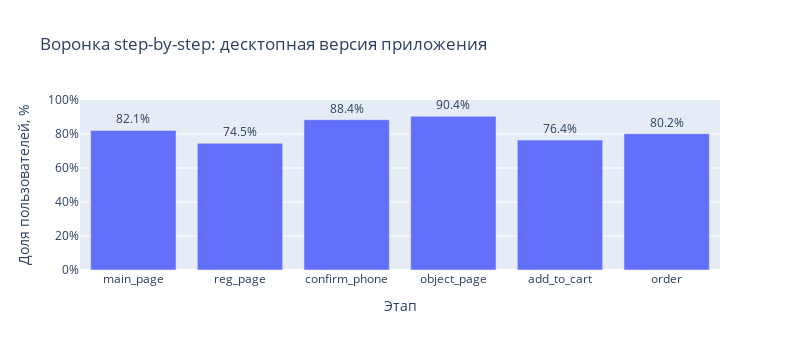
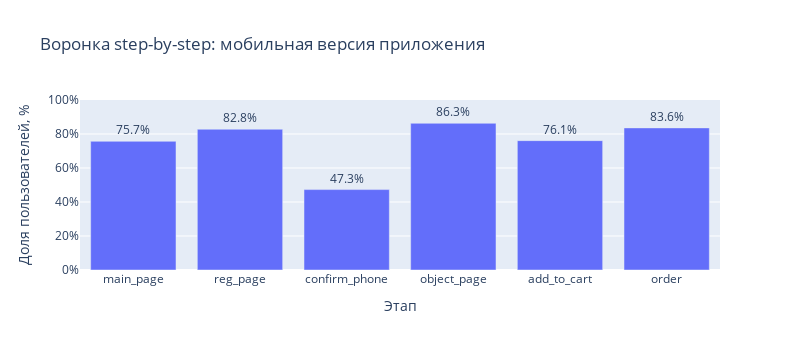

These figures' notebook cell, in order:
### Code cell
# Строим воронки step-by-step для мобильной и декстопной версий
df_funnel_desktop = (df_filtered[df_filtered['device_type'] == 'Desktop']
                     .groupby('step', as_index=False)['user_id']
                     .nunique()
                     .rename(columns={'user_id': 'cnt_users'}))

df_funnel_desktop['sbs_funnel'] = (df_funnel_desktop['cnt_users'] / df_funnel_desktop['cnt_users'].shift(1)).round(3)

df_funnel_mobile = (df_filtered[df_filtered['device_type'] == 'Mobile']
                     .groupby('step', as_index=False)['user_id']
                     .nunique()
                     .rename(columns={'user_id': 'cnt_users'}))

df_funnel_mobile['sbs_funnel'] = (df_funnel_mobile['cnt_users'] / df_funnel_mobile['cnt_users'].shift(1)).round(3)

# Визуализируем step-by-step воронки
fig1 = px.bar(df_funnel_desktop.iloc[1:],
             x='step',
             y='sbs_funnel',
             text='sbs_funnel',
             title='Воронка step-by-step: десктопная версия приложения',
             labels={'classic_funnel': 'Доля пользователей', 'step': 'Этап'})

fig1.update_traces(texttemplate='%{text:.1%}', textposition='outside')
fig1.update_layout(yaxis=dict(tickformat='.0%', range=[0,1], title='Доля пользователей, %'))
fig1.update_layout(width=800, height=350)

fig2 = px.bar(df_funnel_mobile.iloc[1:],
             x='step',
             y='sbs_funnel',
             text='sbs_funnel',
             title='Воронка step-by-step: мобильная версия приложения',
             labels={'sbs_funnel': 'Доля пользователей', 'step': 'Этап'})

fig2.update_traces(texttemplate='%{text:.1%}', textposition='outside')
fig2.update_layout(yaxis=dict(tickformat='.0%', range=[0,1], title='Доля пользователей, %'))
fig2.update_layout(width=800, height=350)

fig1.show()
fig2.show()

### Figure 1 — Plotly figure (JSON) as saved in the notebook; plotly's stock layout.template omitted (floating-point values rounded to 4 significant figures)
{"data": [{"hovertemplate": "Этап=%{x}<br>sbs_funnel=%{text}<extra></extra>", "legendgroup": "", "marker": {"color": "#636efa", "pattern": {"shape": ""}}, "name": "", "orientation": "v", "showlegend": false, "text": [0.821, 0.745, 0.884, 0.904, 0.764, 0.802], "textposition": "outside", "texttemplate": "%{text:.1%}", "type": "bar", "x": ["main_page", "reg_page", "confirm_phone", "object_page", "add_to_cart", "order"], "xaxis": "x", "y": [0.821, 0.745, 0.884, 0.904, 0.764, 0.802], "yaxis": "y"}], "layout": {"barmode": "relative", "height": 350, "legend": {"tracegroupgap": 0}, "title": {"text": "Воронка step-by-step: десктопная версия приложения"}, "width": 800, "xaxis": {"anchor": "y", "domain": [0, 1], "title": {"text": "Этап"}}, "yaxis": {"anchor": "x", "domain": [0, 1], "range": [0, 1], "tickformat": ".0%", "title": {"text": "Доля пользователей, %"}}}}

### Figure 2 — Plotly figure (JSON) as saved in the notebook; plotly's stock layout.template omitted (floating-point values rounded to 4 significant figures)
{"data": [{"hovertemplate": "Этап=%{x}<br>Доля пользователей=%{text}<extra></extra>", "legendgroup": "", "marker": {"color": "#636efa", "pattern": {"shape": ""}}, "name": "", "orientation": "v", "showlegend": false, "text": [0.757, 0.828, 0.473, 0.863, 0.761, 0.836], "textposition": "outside", "texttemplate": "%{text:.1%}", "type": "bar", "x": ["main_page", "reg_page", "confirm_phone", "object_page", "add_to_cart", "order"], "xaxis": "x", "y": [0.757, 0.828, 0.473, 0.863, 0.761, 0.836], "yaxis": "y"}], "layout": {"barmode": "relative", "height": 350, "legend": {"tracegroupgap": 0}, "title": {"text": "Воронка step-by-step: мобильная версия приложения"}, "width": 800, "xaxis": {"anchor": "y", "domain": [0, 1], "title": {"text": "Этап"}}, "yaxis": {"anchor": "x", "domain": [0, 1], "range": [0, 1], "tickformat": ".0%", "title": {"text": "Доля пользователей, %"}}}}
